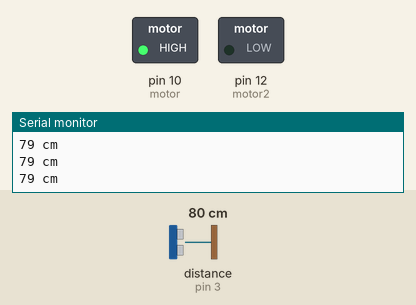
Simulated run of this sketch. Board: Arduino Uno, built with avr-gcc and run on an emulated ATmega328P. On the bench: switched loads named in the sketch (green lamp = pin HIGH), the last lines printed to the serial monitor. Wiring (inferred from the names in the program): ultrasonic range finder: trigger pin 2; echo pin 3. The inputs (shaded band) are chosen by the test bench; at power-on: distance to the obstacle (sensor on pin 3) 80 cm. The echo pulse lasts 58.3 µs per cm; pins used as bus, display or sensor lines are not drawn. At 7.0 s the program stops and its outputs stay as they are.

Above: at 1.3 s.
1.4 s: distance to the obstacle (sensor on pin 3) set to 12 cm
2.9 s: distance to the obstacle (sensor on pin 3) set to 9 cm
At 3.5 s:
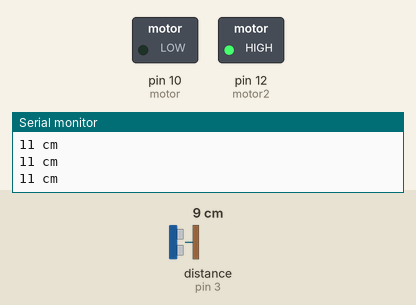
At 7.8 s:
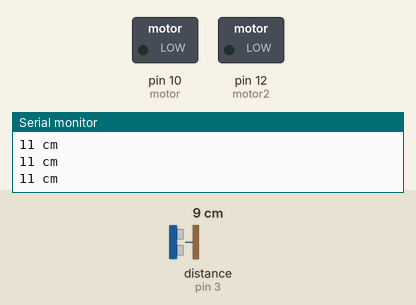
Timing chart, 0 to 8.5 s (numbered marks = the images above; inputs shaded):
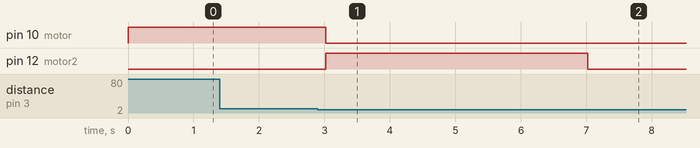

Measured:
- the behaviour switches between 11 and 10 cm on distance to the obstacle (sensor on pin 3) (found by bisection; images 0 and 1)
- after the input at 2.9 s, pin 10 (motor): HIGH → LOW after 0.12 s; pin 12 (motor2): LOW → HIGH after 0.12 s, → LOW 4.0 s later

The sketch:

Using_Ultrasonic.ino
```cpp
#define trigPin 2
#define echoPin 3
#define motor 10
#define motor2 12
void setup(){
  Serial.begin (9600);
  pinMode(trigPin, OUTPUT);
  pinMode(echoPin, INPUT);
  pinMode(motor, OUTPUT);
  pinMode(motor2, OUTPUT);
}
void loop(){
  long duration, distance;
  digitalWrite(trigPin, LOW);
  delayMicroseconds(2);
  digitalWrite(trigPin, HIGH);
  delayMicroseconds(10);
  digitalWrite(trigPin, LOW);
  duration = pulseIn(echoPin, HIGH);
  distance = (duration/2) / 29.1;

  if (distance < 10){
    digitalWrite(motor,LOW);
    digitalWrite(motor2,HIGH);
    delay(4000);
    digitalWrite(motor,LOW);
    digitalWrite(motor2,LOW);
    exit(0);
  }
  else {
    digitalWrite(motor,HIGH);
    digitalWrite(motor2,LOW);
  }

  Serial.print(distance);
  Serial.println(" cm");
  delay(500);
}
```
